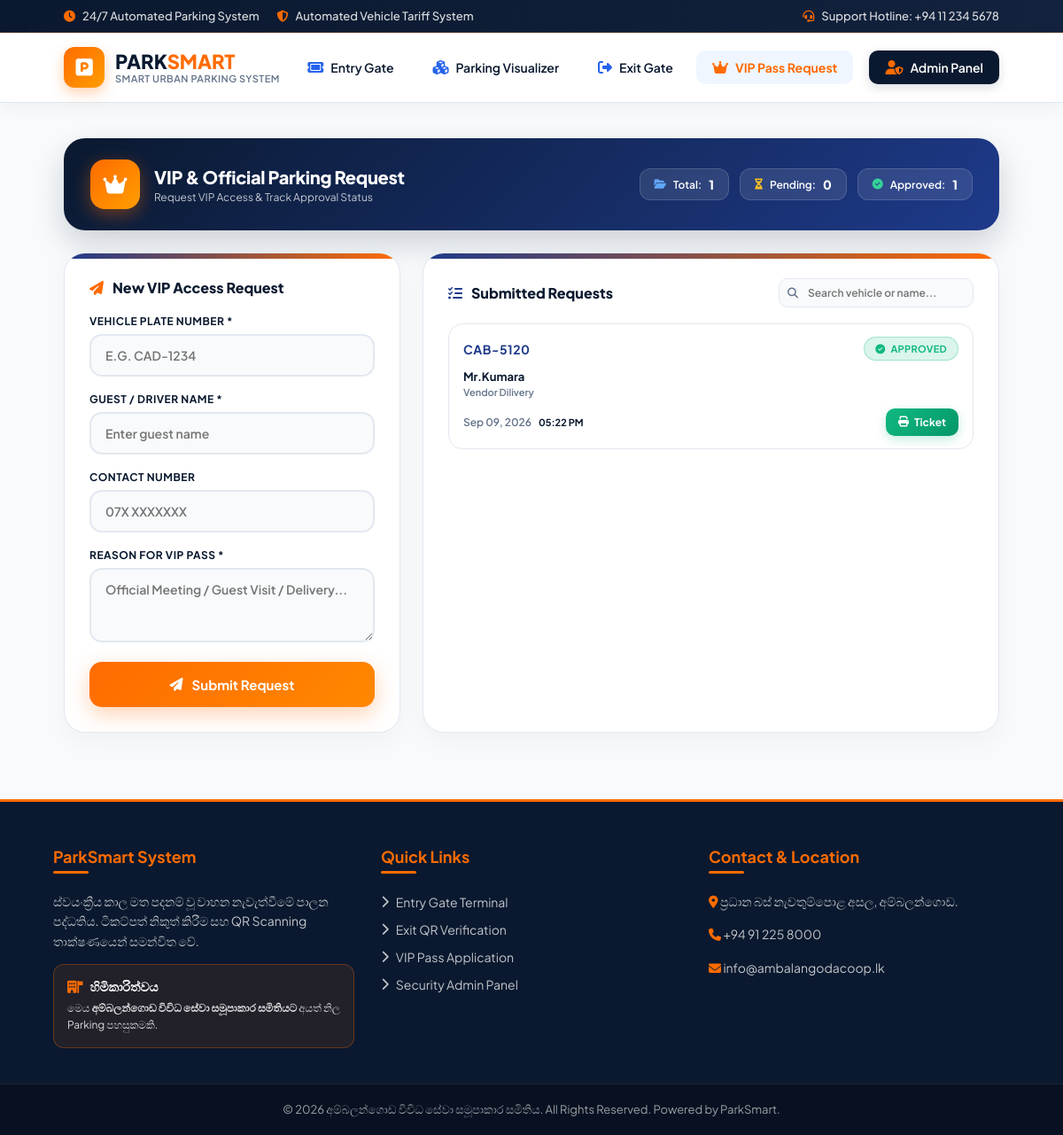
The page /vip_request.php on the database its author committed.
### tables this page shows
CREATE TABLE IF NOT EXISTS `vip_requests` (
  `id` int(11) NOT NULL AUTO_INCREMENT,
  `vehicle_number` varchar(20) NOT NULL,
  `vehicle_type_id` int(11) DEFAULT NULL,
  `driver_name` varchar(100) NOT NULL,
  `contact_no` varchar(20) NOT NULL,
  `reason` text NOT NULL,
  `requested_date` datetime DEFAULT current_timestamp(),
  `status` enum('PENDING','APPROVED','REJECTED','USED') DEFAULT 'PENDING',
  `ticket_code` varchar(50) DEFAULT NULL,
  `created_at` timestamp NOT NULL DEFAULT current_timestamp(),
  PRIMARY KEY (`id`),
  KEY `idx_vip_vehicle_status` (`vehicle_number`,`status`,`ticket_code`),
  KEY `idx_vip_vehicle_type` (`vehicle_type_id`)
);

### vip_request.php (the view, shortened to what this page needs)
<?php
include 'config/db.php';
include 'includes/header.php';
$requests_query = "SELECT r.*,
        (SELECT s.status FROM vip_parking_sessions s WHERE s.vip_request_id = r.id ORDER BY s.id DESC LIMIT 1) AS session_status,
        (SELECT s.slot_label FROM vip_parking_sessions s WHERE s.vip_request_id = r.id ORDER BY s.id DESC LIMIT 1) AS session_slot
    FROM vip_requests r
    ORDER BY r.id DESC LIMIT 15";
$requests_result = $conn->query($requests_query);
$total_requests = 0;
$pending_requests = 0;
$approved_requests = 0;
$stats_query = "SELECT status, COUNT(*) as count FROM vip_requests GROUP BY status";
$stats_res = $conn->query($stats_query);
if($stats_res) {
    while($st = $stats_res->fetch_assoc()) {
        $total_requests += $st['count'];
        if($st['status'] == 'APPROVED') $approved_requests = $st['count'];
    }
}
?>
<div class="vip-header-bar">
    <div style="display: flex; align-items: center; gap: 16px;">
        <div class="vip-avatar"><i class="fa-solid fa-crown"></i></div>
        <div>
            <h2 style="font-size: 20px; font-weight: 800; margin: 0; letter-spacing: -0.3px;">VIP & Official Parking Request</h2>
            <p style="font-size: 12px; color: rgba(255,255,255,0.75); margin: 3px 0 0 0;">Request VIP Access & Track Approval Status</p>
        </div>
    </div>
    <div class="header-stats">
        <div class="stat-chip"><i class="fa-solid fa-folder-open" style="color: #60A5FA;"></i> Total: <span><?php echo $total_requests; ?></span></div>
        <div class="stat-chip"><i class="fa-solid fa-hourglass-half" style="color: #FBBF24;"></i> Pending: <span><?php echo $pending_requests; ?></span></div>
        <div class="stat-chip"><i class="fa-solid fa-circle-check" style="color: #34D399;"></i> Approved: <span><?php echo $approved_requests; ?></span></div>
    </div>
</div>
<div class="vip-container">
    <div class="vip-card">
        <h3 style="font-size: 16px; font-weight: 800; margin-bottom: 20px; color: var(--text-color); display: flex; align-items: center; gap: 10px;">
            <i class="fa-solid fa-paper-plane" style="color: var(--accent-orange);"></i> New VIP Access Request
        </h3>
        <form action="" method="POST" id="vipForm" onsubmit="preventDoubleSubmit()">
            <div class="form-group">
                <label>Vehicle Plate Number *</label>
                <input type="text" name="vehicle_number" class="form-control" placeholder="e.g. CAD-1234" required style="text-transform: uppercase;" autocomplete="off">
            </div>
            <div class="form-group">
                <label>Guest / Driver Name *</label>
                <input type="text" name="driver_name" class="form-control" placeholder="Enter guest name" required autocomplete="off">
            </div>
            <div class="form-group">
                <label>Contact Number</label>
                <input type="text" name="contact_no" class="form-control" placeholder="07X XXXXXXX" autocomplete="off">
            </div>
            <div class="form-group">
                <label>Reason for VIP Pass *</label>
                <textarea name="reason" class="form-control" rows="3" placeholder="Official Meeting / Guest Visit / Delivery..." required></textarea>
            </div>
            <button type="submit" name="submit_vip_request" id="submitBtn" class="btn-vip-submit">
                <i class="fa-solid fa-paper-plane"></i> Submit Request
            </button>
        </form>
    </div>
    <div class="vip-card">
        <div style="display: flex; justify-content: space-between; align-items: center; margin-bottom: 18px; flex-wrap: wrap; gap: 12px;">
            <h3 style="font-size: 16px; font-weight: 800; color: var(--text-color); margin: 0; display: flex; align-items: center; gap: 10px;">
                <i class="fa-solid fa-list-check" style="color: var(--accent-blue);"></i> Submitted Requests
            </h3>
            <div class="search-box">
                <i class="fa-solid fa-magnifying-glass"></i>
                <input type="text" id="tableSearch" onkeyup="filterRequestsTable()" placeholder="Search vehicle or name...">
            </div>
        </div>
        <div class="table-responsive">
            <table class="vip-table" id="requestsTable">
                <tbody>
                    <?php if ($requests_result && $requests_result->num_rows > 0): ?>
                        <?php while ($row = $requests_result->fetch_assoc()): ?>
                            <tr>
                                <td class="td-vehicle">
                                    <strong style="color: var(--accent-blue); font-size: 14px; letter-spacing: 0.5px;">
                                        <?php echo htmlspecialchars($row['vehicle_number']); ?>
                                    </strong>
                                </td>
                                <td class="td-guest">
                                    <div style="font-weight: 700; font-size: 13px; color: var(--text-color);">
                                        <?php echo htmlspecialchars($row['driver_name']); ?>
                                    </div>
                                    <small style="color: var(--sub-text); font-size: 11px; display: block; margin-top: 2px;">
                                        <?php echo htmlspecialchars($row['reason']); ?>
                                    </small>
                                </td>
                                <td class="td-date">
                                    <div class="date-line">
                                        <span class="date-day"><?php echo date('M d, Y', strtotime($row['requested_date'])); ?></span>
                                        <strong class="date-time"><?php echo date('h:i A', strtotime($row['requested_date'])); ?></strong>
                                    </div>
                                </td>
                                <td class="td-status">
                                    <?php $st = strtoupper(trim($row['status'] ?? '')); ?>
                                    <?php if ($st === 'PENDING'): ?>
                                        <span class="status-badge badge-pending"><i class="fa-solid fa-clock"></i> Pending</span>
                                    <?php elseif ($st === 'APPROVED'): ?>
                                        <span class="status-badge badge-approved"><i class="fa-solid fa-circle-check"></i> Approved</span>
                                    <?php elseif ($st === 'USED' && strtoupper($row['session_status'] ?? '') === 'PARKED'): ?>
                                        <span class="status-badge badge-used"><i class="fa-solid fa-square-parking"></i> Parked<?php echo !empty($row['session_slot']) ? ' · ' . htmlspecialchars($row['session_slot']) : ''; ?></span>
                                    <?php elseif (in_array($st, ['USED', 'COMPLETED', 'EXITED', 'CLOSED', 'EXPIRED'], true)): ?>
                                        <span class="status-badge badge-done"><i class="fa-solid fa-flag-checkered"></i> Completed</span>
                                    <?php elseif ($st === 'REJECTED'): ?>
                                        <span class="status-badge badge-rejected"><i class="fa-solid fa-circle-xmark"></i> Rejected</span>
                                    <?php else: ?>
                                        <span class="status-badge badge-unknown"><?php echo htmlspecialchars($st !== '' ? $st : 'Unknown'); ?></span>
                                    <?php endif; ?>
                                </td>
                                <td class="td-action">
                                    <?php if ($row['status'] == 'APPROVED'): ?>
                                        <button type="button" class="btn-print-mini" onclick="openTicketModal('<?php echo htmlspecialchars($row['vehicle_number']); ?>', '<?php echo htmlspecialchars($row['driver_name']); ?>', '<?php echo date('Y-m-d h:i A', strtotime($row['requested_date'])); ?>', '<?php echo isset($row['ticket_code']) ? htmlspecialchars($row['ticket_code']) : 'VIP-'.rand(1000,9999); ?>')">
                                            <i class="fa-solid fa-print"></i> Ticket
                                        </button>
                                    <?php else: ?>
                                        <span class="action-na" style="color: #94A3B8; font-size: 11px; font-weight: 600;">N/A</span>
                                    <?php endif; ?>
                                </td>
                            </tr>
                        <?php endwhile; ?>
                    <?php endif; ?>
                </tbody>
            </table>
        </div>
    </div>
</div>
<?php include 'includes/footer.php'; ?>

### includes/header.php (style rules this page uses)
:root { --primary-orange: #FF6B00; --orange-hover: #E05D00; --orange-light: #FFF1E6; --navy-blue: #0A192F; --navy-blue-soft: #13223D; --light-blue: #2563EB; --soft-blue-bg: #EFF6FF; --bg-light: #F8FAFC; --white: #FFFFFF; --text-dark: #1E293B; --text-muted: #64748B; --border-color: #E2E8F0; }
* { box-sizing: border-box; margin: 0; padding: 0; font-family: 'Plus Jakarta Sans', sans-serif; }
body { background-color: var(--bg-light); color: var(--text-dark); min-height: 100vh; display: flex; flex-direction: column; }

### rows shown on the page
vip_requests: vehicle_number "CAB-5120", driver_name "Mr.Kumara", reason "Vendor Dilivery", requested_date "Sep 09, 2026", requested_date "05:22 PM", status "APPROVED" (drawn)

### other values the page prints
$total_requests "1"
$pending_requests "0"
$approved_requests "1"
